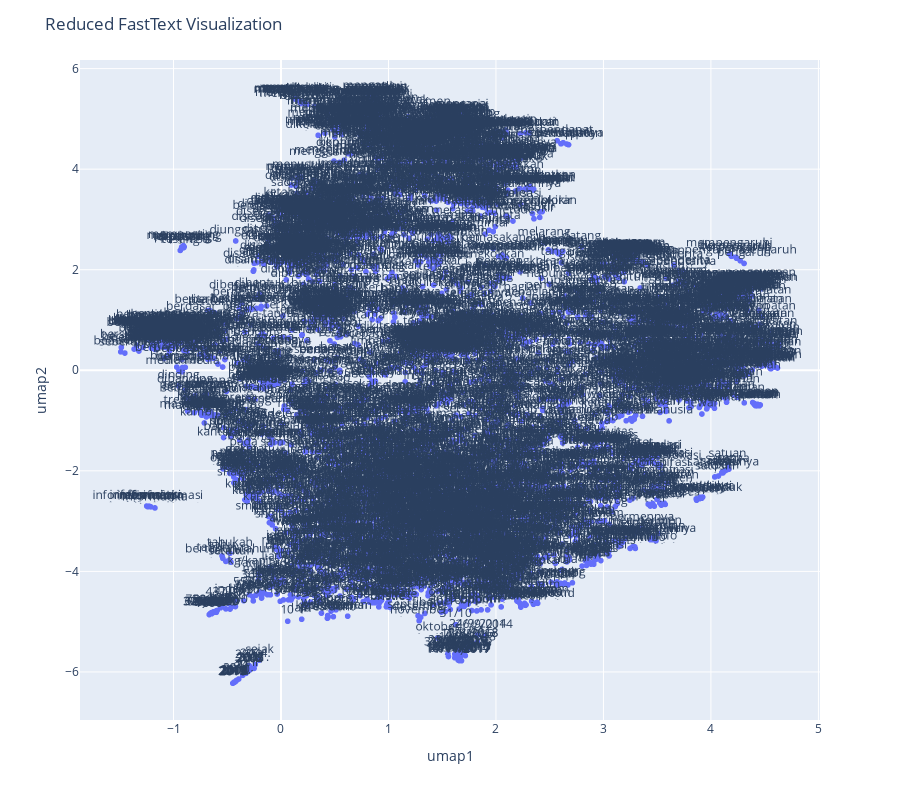

Notebook code for this chart:
### Code cell
fig = px.scatter(df, x="umap1", y="umap2", text="text")
fig.update_traces(textposition='top center')
fig.update_layout(
    height=800,
    title_text='Reduced FastText Visualization'
)

### Figure 1 — Plotly figure (JSON) as saved in the notebook; plotly's stock layout.template omitted (floating-point values rounded to 4 significant figures; data arrays with more than 128 entries replaced by an {"elided": "..."} marker saying what was removed)
{"data": [{"hovertemplate": "umap1=%{x}<br>umap2=%{y}<br>text=%{text}<extra></extra>", "legendgroup": "", "marker": {"color": "#636efa", "symbol": "circle"}, "mode": "markers+text", "name": "", "showlegend": false, "text": {"elided": "5426 str values"}, "textposition": "top center", "type": "scattergl", "x": {"elided": "5426 float values"}, "xaxis": "x", "y": {"elided": "5426 float values"}, "yaxis": "y"}], "layout": {"height": 800, "legend": {"tracegroupgap": 0}, "margin": {"t": 60}, "title": {"text": "Reduced FastText Visualization"}, "xaxis": {"anchor": "y", "domain": [0, 1], "title": {"text": "umap1"}}, "yaxis": {"anchor": "x", "domain": [0, 1], "title": {"text": "umap2"}}}}
